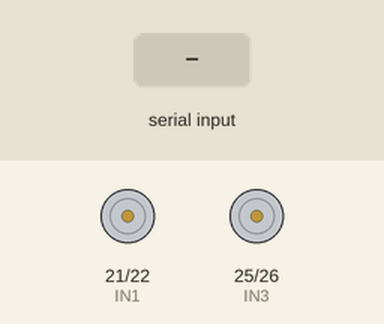
The sketch below on a simulated ESP32. On the bench: motor-driver pin pairs drawn as motors (green arrow = first pin HIGH = forward, orange = second pin HIGH = backward, longer = more drive, scaled by the enable pin). The test bench sets the inputs (shaded band). Nothing arrives over Bluetooth unless stated; what the sketch prints to the serial monitor is not drawn.

Above: at 1.2 s.
1.3 s: "F" received over the second serial link
At 2.5 s:
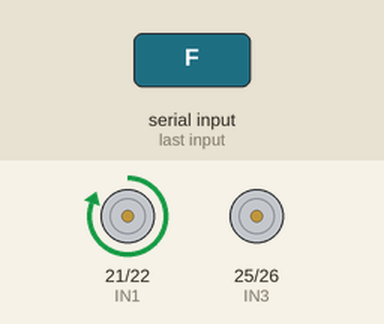
2.8 s: "B" received over the second serial link
At 3.6 s:
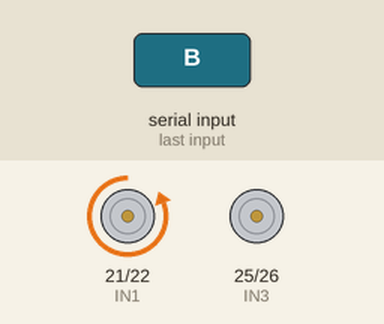
4.3 s: "L" received over the second serial link
At 4.7 s:
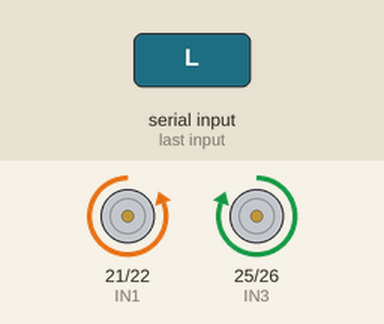
5.8 s: "R" received over the second serial link
At 7.0 s:
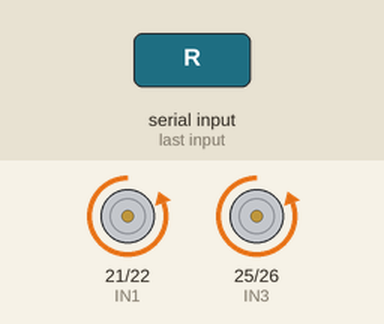
7.3 s: "G" received over the second serial link
At 8.2 s:
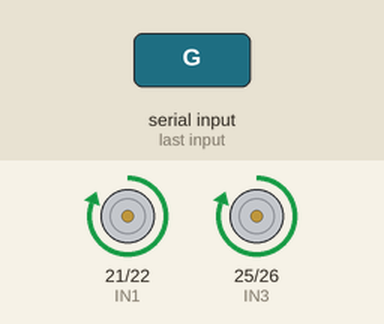
8.8 s: "H" received over the second serial link
At 9.4 s:
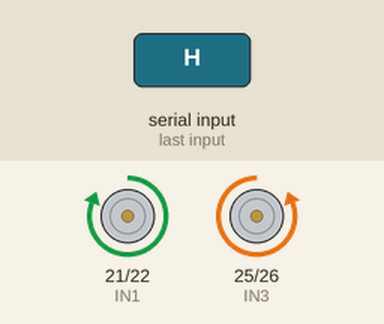
Timing chart, 0 to 11.3 s (numbered marks = the images above; inputs shaded):
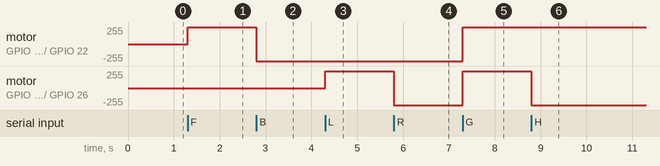

Measured:
- after the input at 1.3 s, motor on GPIO 21 (IN1) / GPIO 22 (IN2): stopped → forward 255/255 at once
- after the input at 2.8 s, motor on GPIO 21 (IN1) / GPIO 22 (IN2): forward 255/255 → backward 255/255 at once
- after the input at 4.3 s, motor on GPIO 25 (IN3) / GPIO 26 (IN4): stopped → forward 255/255 at once
- after the input at 5.8 s, motor on GPIO 25 (IN3) / GPIO 26 (IN4): forward 255/255 → backward 255/255 at once
- after the input at 7.3 s, motor on GPIO 21 (IN1) / GPIO 22 (IN2), motor on GPIO 25 (IN3) / GPIO 26 (IN4): backward 255/255 → forward 255/255 at once
- after the input at 8.8 s, motor on GPIO 25 (IN3) / GPIO 26 (IN4): forward 255/255 → backward 255/255 at once

The sketch:

04_Controle_Bluetooth_ESP32.ino
```cpp
#include "BluetoothSerial.h"

// Verifica se o Bluetooth está habilitado no ESP32
#if !defined(CONFIG_BT_ENABLED) || !defined(CONFIG_BLUEDROID_ENABLED)
#error Bluetooth não está habilitado!
#endif

BluetoothSerial SerialBT;

// Pinos da TRAÇÃO (Motor traseiro)
const int IN1 = 21;
const int IN2 = 22;
const int ENA = 23;

// Pinos da DIREÇÃO (Motor dianteiro com sistema de molas)
const int IN3 = 25;
const int IN4 = 26;
const int ENB = 27;

void setup() {
  Serial.begin(115200);
  SerialBT.begin("O_Rei_BT");
  Serial.println("Bluetooth iniciado! O dispositivo 'O_Rei_BT' está pronto.");

  // Configuração dos pinos
  pinMode(IN1, OUTPUT);
  pinMode(IN2, OUTPUT);
  pinMode(ENA, OUTPUT);

  pinMode(IN3, OUTPUT);
  pinMode(IN4, OUTPUT);
  pinMode(ENB, OUTPUT);

  // Inicia tudo desligado
  digitalWrite(IN1, LOW);
  digitalWrite(IN2, LOW);
  analogWrite(ENA, 0);

  digitalWrite(IN3, LOW);
  digitalWrite(IN4, LOW);
  analogWrite(ENB, 0);
}

// ==========================================
// FUNÇÕES DE MOVIMENTO (POTÊNCIA MÁXIMA FIXA)
// ==========================================
void frente() {
  digitalWrite(IN1, HIGH);
  digitalWrite(IN2, LOW);
  analogWrite(ENA, 255); // 100% de potência
}

void re() {
  digitalWrite(IN1, LOW);
  digitalWrite(IN2, HIGH);
  analogWrite(ENA, 255); // 100% de potência
}

void pararTracao() {
  digitalWrite(IN1, LOW);
  digitalWrite(IN2, LOW);
  analogWrite(ENA, 0);
}

void esquerda() {
  digitalWrite(IN3, HIGH);
  digitalWrite(IN4, LOW);
  analogWrite(ENB, 255); // 100% de força para virar
}

void direita() {
  digitalWrite(IN3, LOW);
  digitalWrite(IN4, HIGH);
  analogWrite(ENB, 255); // 100% de força para virar
}

void pararDirecao() {
  digitalWrite(IN3, LOW);
  digitalWrite(IN4, LOW);
  analogWrite(ENB, 0);
}

// ==========================================
// LOOP PRINCIPAL (CONTROLE BLUETOOTH)
// ==========================================
void loop() {
  while (SerialBT.available() > 0) {
    char comando = SerialBT.read();

    // Movimentos Retos
    if (comando == 'F') {
      frente();
      pararDirecao(); // Garante que a roda fique reta se for só pra frente
    }
    else if (comando == 'B') {
      re();
      pararDirecao();
    }
    else if (comando == 'L') {
      esquerda();
    }
    else if (comando == 'R') {
      direita();
    }

    // Movimentos Diagonais (Essenciais para o Joystick do app)
    else if (comando == 'G') { // Frente + Esquerda
      frente();
      esquerda();
    }
    else if (comando == 'H') { // Frente + Direita
      frente();
      direita();
    }
    else if (comando == 'I') { // Ré + Esquerda
      re();
      esquerda();
    }
    else if (comando == 'J') { // Ré + Direita
      re();
      direita();
    }

    // Parada Geral
    else if (comando == 'S') { // Soltou a tela do app
      pararTracao();
      pararDirecao();
    }
  }
}
```
